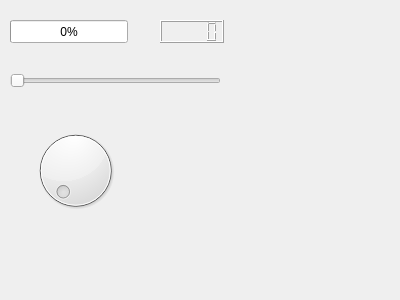
<?xml version="1.0" encoding="UTF-8"?>
<ui version="4.0">
 <class>Form</class>
 <widget class="QWidget" name="Form">
  <property name="geometry">
   <rect>
    <x>0</x>
    <y>0</y>
    <width>400</width>
    <height>300</height>
   </rect>
  </property>
  <property name="windowTitle">
   <string>Form</string>
  </property>
  <widget class="QLCDNumber" name="lcdNumber">
   <property name="geometry">
    <rect>
     <x>160</x>
     <y>20</y>
     <width>64</width>
     <height>23</height>
    </rect>
   </property>
  </widget>
  <widget class="QSlider" name="horizontalSlider">
   <property name="geometry">
    <rect>
     <x>10</x>
     <y>70</y>
     <width>211</width>
     <height>22</height>
    </rect>
   </property>
   <property name="maximum">
    <number>100</number>
   </property>
   <property name="orientation">
    <enum>Qt::Horizontal</enum>
   </property>
  </widget>
  <widget class="QProgressBar" name="progressBar">
   <property name="geometry">
    <rect>
     <x>10</x>
     <y>20</y>
     <width>118</width>
     <height>23</height>
    </rect>
   </property>
   <property name="value">
    <number>0</number>
   </property>
  </widget>
  <widget class="QDial" name="dial">
   <property name="geometry">
    <rect>
     <x>30</x>
     <y>120</y>
     <width>91</width>
     <height>101</height>
    </rect>
   </property>
  </widget>
 </widget>
 <resources/>
 <connections/>
</ui>
